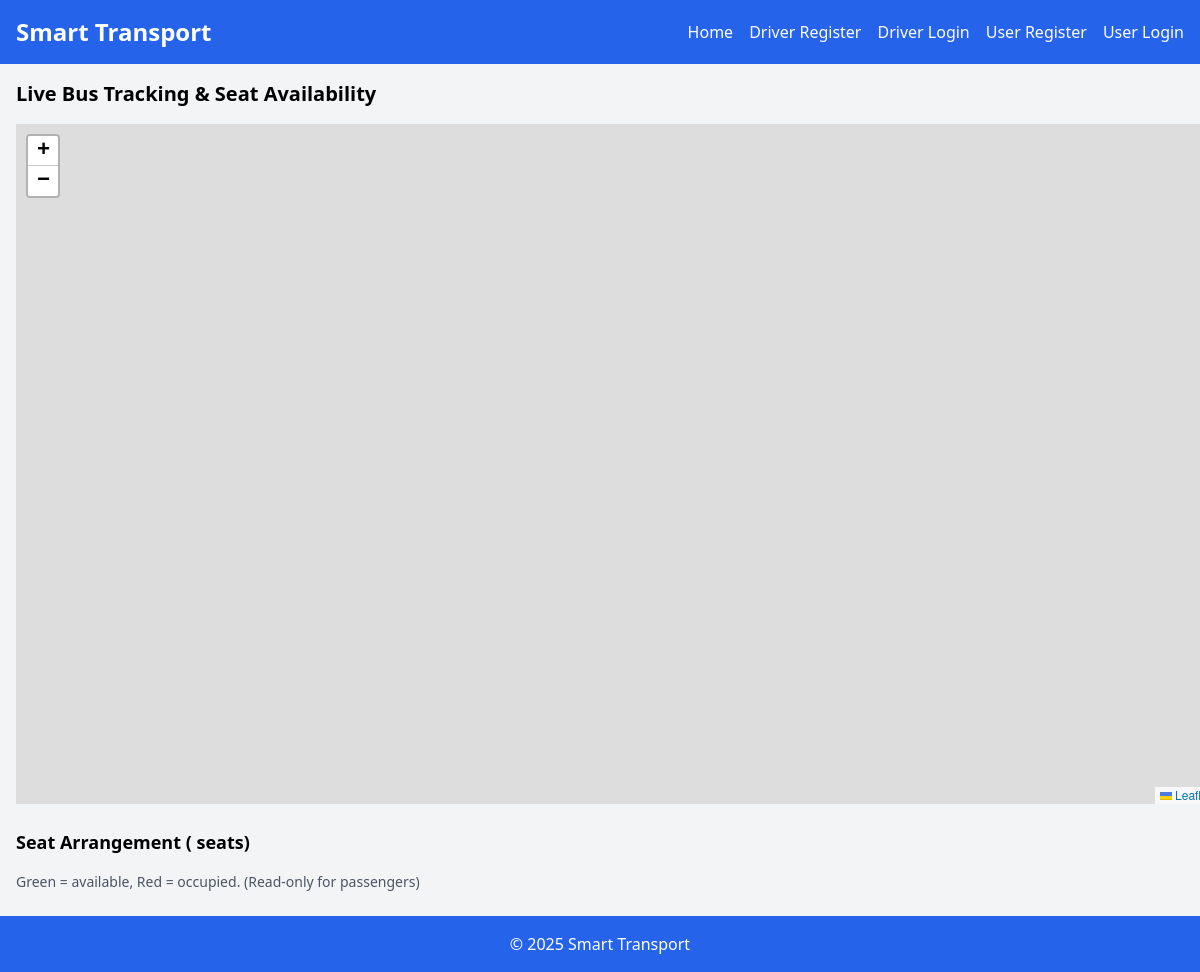
The page /track/1/ on the database as committed earlier.
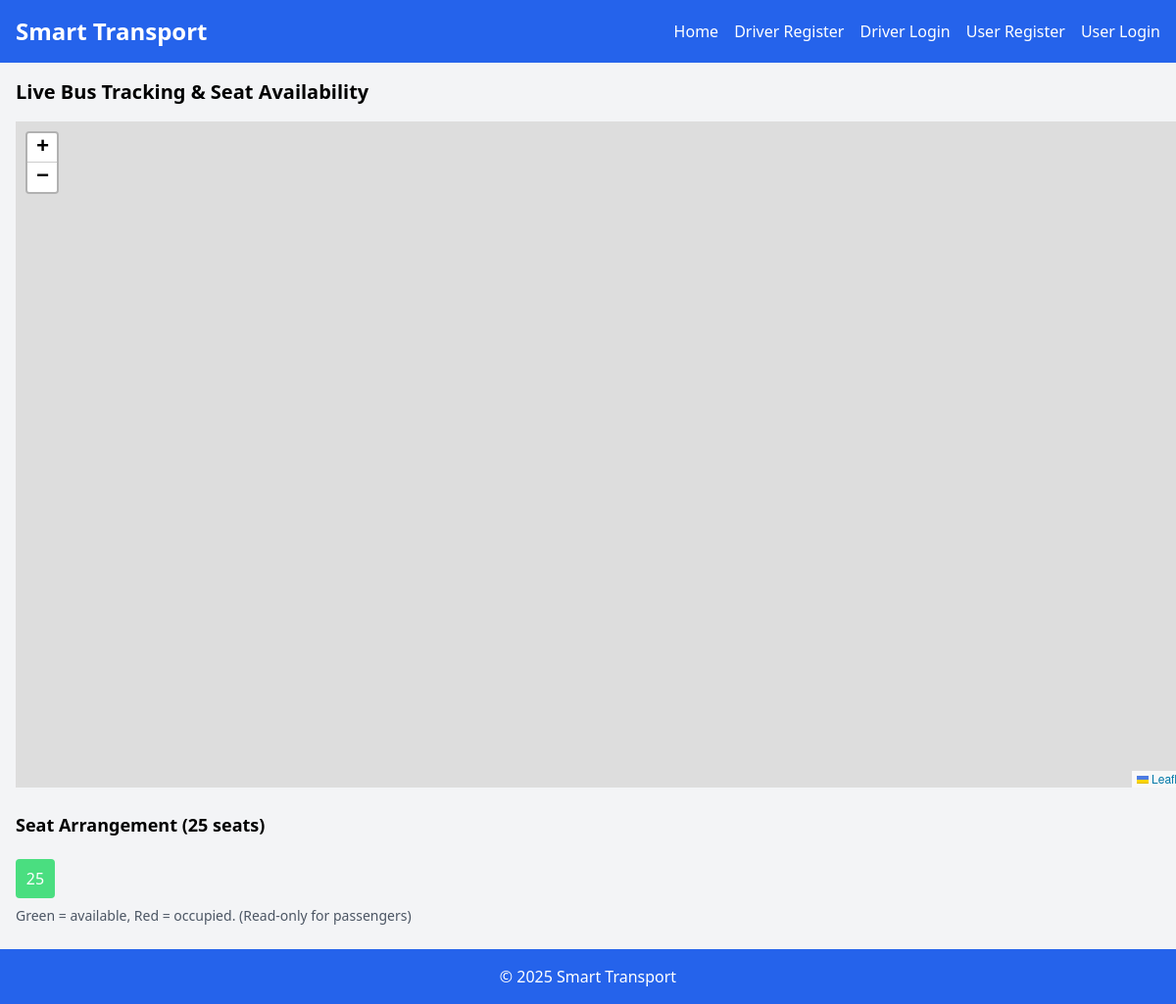
The same page on the database as committed later.
### core/models.py (models this page shows, shortened)
class Bus(models.Model):
    number_plate = models.CharField(max_length=50)
    total_seats = models.PositiveIntegerField(default=25)
    driver = models.ForeignKey(Driver, on_delete=models.CASCADE, related_name='buses')

class Seat(models.Model):
    bus = models.ForeignKey(Bus, on_delete=models.CASCADE, related_name='seats')
    seat_number = models.PositiveIntegerField()
    is_available = models.BooleanField(default=True)

### core/views.py (the view)
# urls.py: path('track/<int:bus_id>/', views.track_bus, name='track_bus'),
def track_bus(request, bus_id):
    from .models import Bus
    bus = Bus.objects.filter(id=bus_id).first()
    seats = list(bus.seats.order_by('seat_number').all()) if bus else []
    last_row_start = bus.total_seats - 5 if bus and bus.total_seats >= 5 else 0
    seat_grid_columns = []
    for idx, seat in enumerate(seats):
        if idx < last_row_start:
            seat_grid_columns.append((seat, (idx % 4) + 1))
        else:
            seat_grid_columns.append((seat, idx - last_row_start + 1))
    return render(request, 'user/tracking.html', {
        'bus_id': bus_id,
        'bus': bus,
        'seats': seats,
        'last_row_start': last_row_start,
        'seat_grid_columns': seat_grid_columns,
    })

### core/templates/user/tracking.html (shortened to what this page needs)
{% extends 'base.html' %}
{% block content %}
    <h2 class="text-xl font-semibold mb-4">Live Bus Tracking & Seat Availability</h2>
    <div id="mainContent">
        <div id="map"></div>
    </div>
    <div class="mt-6">
        <h3 class="text-lg font-semibold mb-2">Seat Arrangement ({{ bus.total_seats }} seats)</h3>
        <div id="seatGrid" class="grid gap-2" style="grid-template-columns: repeat(5, 40px); max-width: 220px;">
            {% for seat, col in seat_grid_columns %}
                {% if forloop.counter0|divisibleby:4 and forloop.counter0 < last_row_start %}
                    <div style="grid-column: 1 / span 5; height: 5px;"></div>
                {% endif %}
                <button class="seat-btn {% if seat.is_available %}bg-green-400{% else %}bg-red-500{% endif %} text-white rounded w-10 h-10 focus:outline-none cursor-default"
                    data-seat-id="{{ seat.id }}"
                    style="grid-column: {{ col }};"
                    disabled
                    title="Seat {{ seat.seat_number }} - {% if seat.is_available %}Available{% else %}Occupied{% endif %}"
                    >{{ seat.seat_number }}</button>
            {% endfor %}
        </div>
        <div class="text-sm text-gray-600 mt-2">Green = available, Red = occupied. (Read-only for passengers)</div>
    </div>
    <link rel="stylesheet" href="https://unpkg.com/leaflet/dist/leaflet.css" />
{% endblock %}

### core/templates/base.html (shortened to what this page needs)
<!DOCTYPE html>
<html lang="en">
<head>
    <script src="https://cdn.tailwindcss.com"></script>
</head>
<body class="bg-gray-100 flex flex-col min-h-screen">
    <header class="bg-blue-600 text-white p-4 flex justify-between items-center">
        <h1 class="text-2xl font-bold">Smart Transport</h1>
        <nav>
            <ul class="flex space-x-4">
                <li><a href="{% url 'homepage' %}" class="hover:underline">Home</a></li>
                <li><a href="{% url 'driver_register' %}" class="hover:underline">Driver Register</a></li>
                <li><a href="{% url 'driver_login' %}" class="hover:underline">Driver Login</a></li>
                <li><a href="{% url 'user_register' %}" class="hover:underline">User Register</a></li>
                <li><a href="{% url 'user_login' %}" class="hover:underline">User Login</a></li>
            </ul>
        </nav>
    </header>
    <main class="flex-grow p-4">
        {% block content %}{% endblock %}
    </main>
    <footer class="bg-blue-600 text-white p-4 text-center">
        &copy; 2025 Smart Transport
    </footer>
</body>
</html>

### core/templates/user/tracking.html (style rules this page uses)
html, body { height: 100%; margin: 0; padding: 0; }
#mainContent { height: calc(100vh - 120px); min-height: 400px; width: 100vw; margin: 0; padding: 0; }
#map { width: 100%; height: 100%; min-height: 400px; }

Rows that differ between the two databases and show on the page:
added Bus: total_seats "25"
added Seat: seat_number "25"
